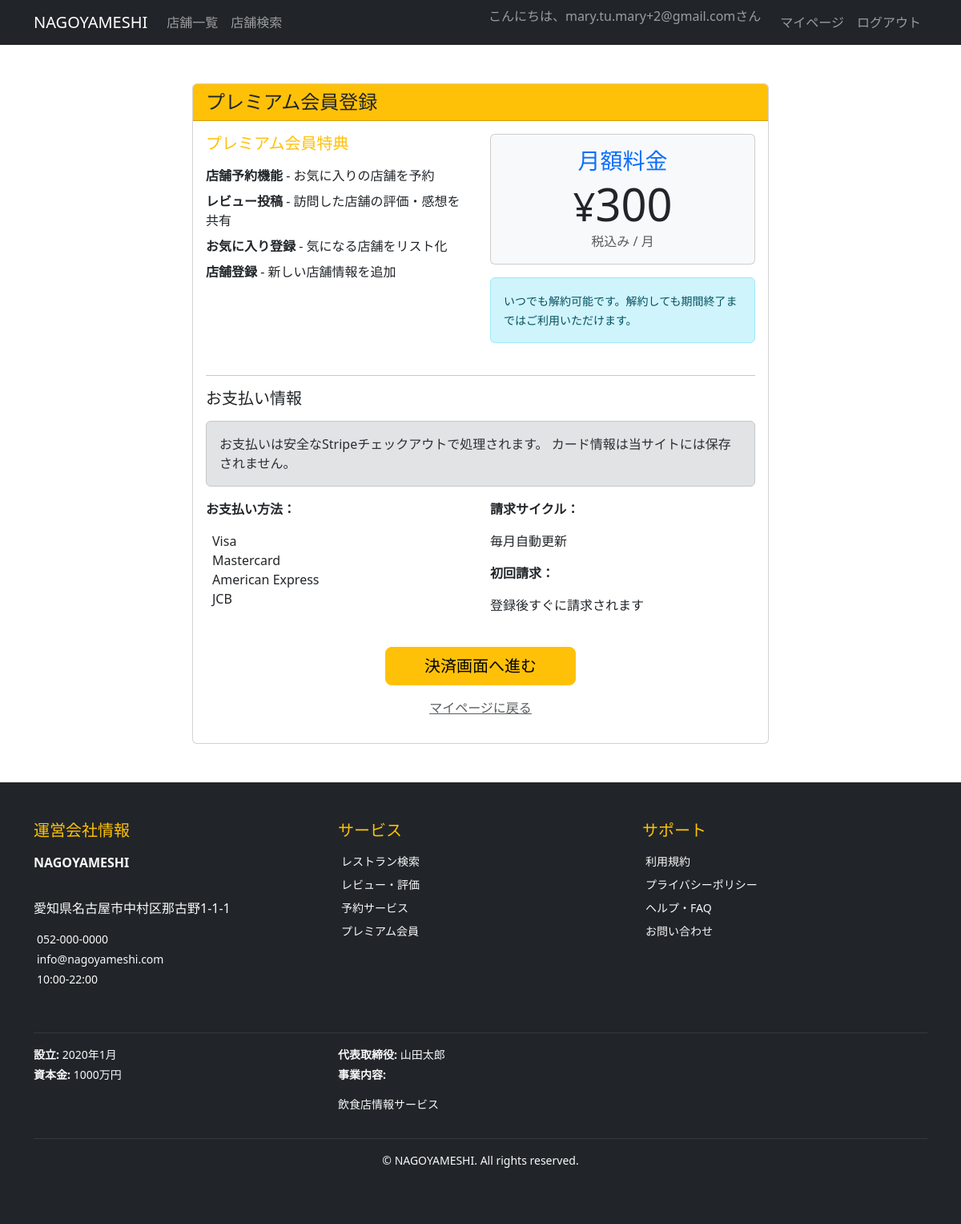
Page /payments/subscribe/ (signed in) on the committed database.
### accounts/models.py (models this page shows, shortened)
class User(AbstractUser):
    furigana = models.CharField('フリガナ', max_length=100, blank=True)
    postal_code = models.CharField('郵便番号', max_length=8, blank=True)
    address = models.TextField('住所', blank=True)
    phone_number = models.CharField('電話番号', max_length=15, blank=True)
    is_premium = models.BooleanField('プレミアム会員', default=False)
    email_verified = models.BooleanField('メール認証済み', default=False)
    created_at = models.DateTimeField('作成日時', auto_now_add=True)
    updated_at = models.DateTimeField('更新日時', auto_now=True)
    class Meta:
        verbose_name = 'ユーザー'
        verbose_name_plural = 'ユーザー'

### admin_panel/models.py (models this page shows, shortened)
class CompanyInfo(models.Model):
    company_name = models.CharField('会社名', max_length=100, default='NAGOYA MESHI株式会社')
    address = models.TextField('住所', default='〒460-0008 愛知県名古屋市中区栄3-15-33')
    phone = models.CharField('電話番号', max_length=20, default='052-123-4567')
    email = models.EmailField('メールアドレス', default='info@nagoyameshi.com')
    business_hours = models.CharField('営業時間', max_length=50, default='平日 9:00-18:00')
    established = models.CharField('設立', max_length=20, default='2020年4月')
    capital = models.CharField('資本金', max_length=30, default='1,000万円')
    representative = models.CharField('代表取締役', max_length=50, default='名古屋 太郎')
    business_content = models.TextField('事業内容', default='飲食店情報サイトの運営\nグルメ情報の提供\nレストラン予約サービス')
    updated_at = models.DateTimeField('更新日時', auto_now=True)
    class Meta:
        verbose_name = '運営会社情報'
        verbose_name_plural = '運営会社情報'
    @classmethod
    def get_instance(cls):
        obj, created = cls.objects.get_or_create(pk=1)
        return obj

### payments/views.py (the view, shortened to what this page needs)
# urls.py: path('subscribe/', views.subscribe, name='subscribe'),
@login_required
def subscribe(request):
    if request.user.is_premium:
        messages.info(request, '既にプレミアム会員です。')
        return redirect('accounts:profile')
    context = {
        'stripe_public_key': settings.STRIPE_PUBLIC_KEY,
        'price': 300,  # 月額300円
    }
    return render(request, 'payments/subscribe.html', context)

### admin_panel/context_processors.py (called while the page is built)
def company_info(request):
    return {
        'company_info': CompanyInfo.get_instance()
    }

### payments/templates/payments/subscribe.html (shortened to what this page needs)
{% extends 'base.html' %}
{% block content %}
<div class="container my-5">
    <div class="row">
        <div class="col-md-8 mx-auto">
            <div class="card">
                <div class="card-header bg-warning text-dark">
                    <h4 class="mb-0"> プレミアム会員登録</h4>
                </div>
                <div class="card-body">
                    <div class="row mb-4">
                        <div class="col-md-6">
                            <h5 class="text-warning mb-3">
                                 プレミアム会員特典
                            </h5>
                            <ul class="list-unstyled">
                                <li class="mb-2">
                                    <strong>店舗予約機能</strong> - お気に入りの店舗を予約
                                </li>
                                <li class="mb-2">
                                    <strong>レビュー投稿</strong> - 訪問した店舗の評価・感想を共有
                                </li>
                                <li class="mb-2">
                                    <strong>お気に入り登録</strong> - 気になる店舗をリスト化
                                </li>
                                <li class="mb-2">
                                    <strong>店舗登録</strong> - 新しい店舗情報を追加
                                </li>
                            </ul>
                        </div>
                        <div class="col-md-6">
                            <div class="card bg-light">
                                <div class="card-body text-center">
                                    <h3 class="text-primary mb-1">月額料金</h3>
                                    <div class="display-4 text-dark">
                                        <small>¥</small>{{ price }}
                                    </div>
                                    <p class="text-muted mb-0">税込み / 月</p>
                                </div>
                            </div>
                            <div class="alert alert-info mt-3">
                                <small>
                                    いつでも解約可能です。解約しても期間終了まではご利用いただけます。
                                </small>
                            </div>
                        </div>
                    </div>
                    <hr>
                    <div class="mb-4">
                        <h5 class="mb-3">お支払い情報</h5>
                        <div class="alert alert-secondary">
                            お支払いは安全なStripeチェックアウトで処理されます。
                            カード情報は当サイトには保存されません。
                        </div>
                        <div class="row">
                            <div class="col-md-6">
                                <p><strong>お支払い方法：</strong></p>
                                <ul class="list-unstyled">
                                    <li> Visa</li>
                                    <li> Mastercard</li>
                                    <li> American Express</li>
                                    <li> JCB</li>
                                </ul>
                            </div>
                            <div class="col-md-6">
                                <p><strong>請求サイクル：</strong></p>
                                <p>毎月自動更新</p>
                                <p><strong>初回請求：</strong></p>
                                <p>登録後すぐに請求されます</p>
                            </div>
                        </div>
                    </div>
                    <div class="text-center">
                        <form method="post">
                            <button type="submit" class="btn btn-warning btn-lg px-5">
                                決済画面へ進む
                            </button>
                        </form>
                        <p class="mt-3">
                            <a href="{% url 'accounts:profile' %}" class="text-muted">
                                 マイページに戻る
                            </a>
                        </p>
                    </div>
                </div>
            </div>
        </div>
    </div>
</div>
{% endblock %}

### templates/base.html (shortened to what this page needs)
<!DOCTYPE html>
<html lang="ja">
<head>
    <link href="https://cdn.jsdelivr.net/npm/bootstrap@5.3.0/dist/css/bootstrap.min.css" rel="stylesheet">
</head>
<body>
    <nav class="navbar navbar-expand-lg navbar-dark bg-dark">
        <div class="container">
            <a class="navbar-brand" href="{% url 'restaurants:index' %}">NAGOYAMESHI</a>
            <div class="collapse navbar-collapse" id="navbarNav">
                <ul class="navbar-nav me-auto">
                    <li class="nav-item">
                        <a class="nav-link" href="{% url 'restaurants:index' %}">店舗一覧</a>
                    </li>
                    <li class="nav-item">
                        <a class="nav-link" href="{% url 'restaurants:search' %}">店舗検索</a>
                    </li>
                </ul>
                <ul class="navbar-nav">
                    {% if user.is_authenticated %}
                        <li class="nav-item">
                            <span class="navbar-text me-3">
                                こんにちは、{{ user.username }}さん
                            </span>
                        </li>
                        <li class="nav-item">
                            <a class="nav-link" href="{% url 'accounts:profile' %}">マイページ</a>
                        </li>
                        <li class="nav-item">
                            <a class="nav-link" href="{% url 'accounts:logout' %}">ログアウト</a>
                        </li>
                    {% endif %}
                </ul>
            </div>
        </div>
    </nav>
    <main class="container mt-4">
        {% block content %}
        {% endblock %}
    </main>
    <footer class="bg-dark text-light mt-5">
        <div class="container py-5">
            <div class="row">
                <div class="col-lg-4 mb-4">
                    <h5 class="text-warning mb-3">
                         運営会社情報
                    </h5>
                    <p class="mb-2"><strong>{{ company_info.company_name }}</strong></p>
                    <p class="small mb-1">
                        {{ company_info.address|linebreaks }}
                    </p>
                    <p class="small mb-1">
                        {{ company_info.phone }}
                    </p>
                    <p class="small mb-1">
                        {{ company_info.email }}
                    </p>
                    <p class="small">
                        {{ company_info.business_hours }}
                    </p>
                </div>
                <div class="col-lg-4 mb-4">
                    <h5 class="text-warning mb-3">
                         サービス
                    </h5>
                    <ul class="list-unstyled small">
                        <li class="mb-2">
                            <a href="{% url 'restaurants:index' %}" class="text-light text-decoration-none">
                                 レストラン検索
                            </a>
                        </li>
                        <li class="mb-2">
                            <a href="#" class="text-light text-decoration-none">
                                 レビュー・評価
                            </a>
                        </li>
                        <li class="mb-2">
                            <a href="#" class="text-light text-decoration-none">
                                 予約サービス
                            </a>
                        </li>
                        <li class="mb-2">
                            <a href="#" class="text-light text-decoration-none">
                                 プレミアム会員
                            </a>
                        </li>
                    </ul>
                </div>
                <div class="col-lg-4 mb-4">
                    <h5 class="text-warning mb-3">
                         サポート
                    </h5>
                    <ul class="list-unstyled small">
                        <li class="mb-2">
                            <a href="#" class="text-light text-decoration-none">
                                 利用規約
                            </a>
                        </li>
                        <li class="mb-2">
                            <a href="#" class="text-light text-decoration-none">
                                 プライバシーポリシー
                            </a>
                        </li>
                        <li class="mb-2">
                            <a href="#" class="text-light text-decoration-none">
                                 ヘルプ・FAQ
                            </a>
                        </li>
                        <li class="mb-2">
                            <a href="#" class="text-light text-decoration-none">
                                 お問い合わせ
                            </a>
                        </li>
                    </ul>
                </div>
            </div>
            <hr class="border-secondary">
            <div class="row">
                <div class="col-md-8">
                    <div class="row small">
                        <div class="col-sm-6">
                            <p class="mb-1">
                                <strong>設立:</strong> {{ company_info.established }}
                            </p>
                            <p class="mb-1">
                                <strong>資本金:</strong> {{ company_info.capital }}
                            </p>
                        </div>
                        <div class="col-sm-6">
                            <p class="mb-1">
                                <strong>代表取締役:</strong> {{ company_info.representative }}
                            </p>
                            <p class="mb-1">
                                <strong>事業内容:</strong>
                            </p>
                            <p class="small text-muted">{{ company_info.business_content|linebreaks }}</p>
                        </div>
                    </div>
                </div>
                <div class="col-md-4">
                </div>
            </div>
            <hr class="border-secondary">
            <div class="text-center">
                <p class="mb-0 small">
                    &copy; {{ "now"|date:"Y" }} {{ company_info.company_name }}. All rights reserved.
                </p>
                <p class="mb-0 small text-muted">
                </p>
            </div>
        </div>
    </footer>
</body>
</html>

### rows in the picture
User: username "mary.tu.mary+2@gmail.com"
CompanyInfo: company_name "NAGOYAMESHI", address "愛知県名古屋市中村区那古野1-1-1", phone "052-000-0000", email "info@nagoyameshi.com", business_hours "10:00-22:00", established "2020年1月", capital "1000万円", representative "山田太郎", business_content "飲食店情報サービス"

### other values in the picture
{{ price }} "300"
